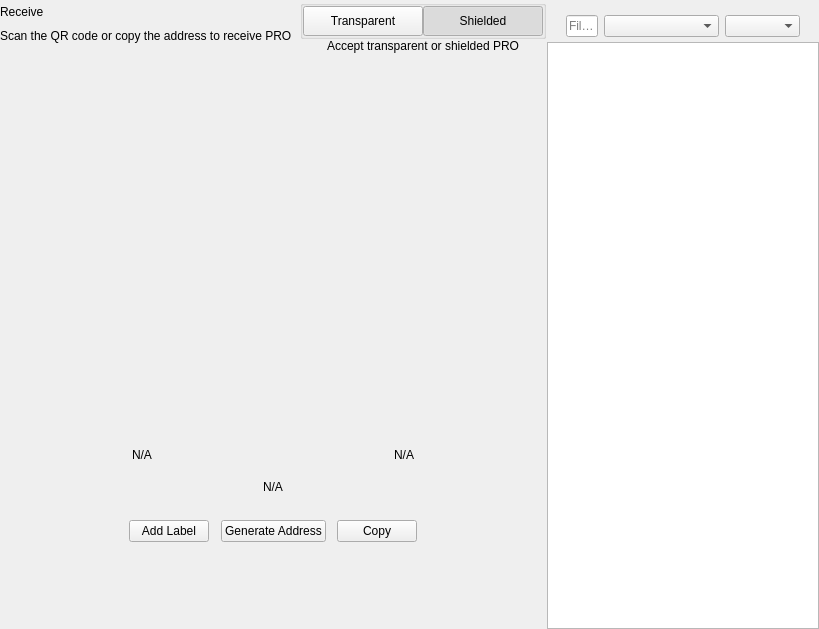
<?xml version="1.0" encoding="UTF-8"?>
<ui version="4.0">
 <class>ReceiveWidget</class>
 <widget class="QWidget" name="ReceiveWidget">
  <property name="geometry">
   <rect>
    <x>0</x>
    <y>0</y>
    <width>819</width>
    <height>629</height>
   </rect>
  </property>
  <property name="minimumSize">
   <size>
    <width>0</width>
    <height>0</height>
   </size>
  </property>
  <property name="windowTitle">
   <string>Form</string>
  </property>
  <layout class="QHBoxLayout" name="horizontalLayout_2" stretch="2,1">
   <property name="spacing">
    <number>0</number>
   </property>
   <property name="leftMargin">
    <number>0</number>
   </property>
   <property name="topMargin">
    <number>0</number>
   </property>
   <property name="rightMargin">
    <number>0</number>
   </property>
   <property name="bottomMargin">
    <number>0</number>
   </property>
   <item>
    <widget class="QWidget" name="left" native="true">
     <layout class="QVBoxLayout" name="verticalLayout_3">
      <property name="leftMargin">
       <number>0</number>
      </property>
      <property name="topMargin">
       <number>0</number>
      </property>
      <property name="rightMargin">
       <number>0</number>
      </property>
      <property name="bottomMargin">
       <number>0</number>
      </property>
      <item>
       <layout class="QVBoxLayout" name="verticalLayout_2">
        <property name="spacing">
         <number>0</number>
        </property>
        <property name="leftMargin">
         <number>0</number>
        </property>
        <item>
         <layout class="QHBoxLayout" name="horizontalLayout_3">
          <property name="spacing">
           <number>0</number>
          </property>
          <item>
           <layout class="QVBoxLayout" name="verticalLayout_4">
            <property name="spacing">
             <number>5</number>
            </property>
            <item>
             <widget class="QLabel" name="labelTitle">
              <property name="text">
               <string>Receive</string>
              </property>
             </widget>
            </item>
            <item alignment="Qt::AlignTop">
             <widget class="QLabel" name="labelSubtitle1">
              <property name="text">
               <string>Scan the QR code or copy the address to receive PRO</string>
              </property>
             </widget>
            </item>
           </layout>
          </item>
          <item>
           <spacer name="horizontalSpacer">
            <property name="orientation">
             <enum>Qt::Horizontal</enum>
            </property>
            <property name="sizeHint" stdset="0">
             <size>
              <width>40</width>
              <height>20</height>
             </size>
            </property>
           </spacer>
          </item>
          <item>
           <widget class="QWidget" name="containerViewPrivacyChecks" native="true">
            <layout class="QVBoxLayout" name="containerPrivacyChecks">
             <property name="spacing">
              <number>0</number>
             </property>
             <property name="leftMargin">
              <number>0</number>
             </property>
             <property name="topMargin">
              <number>0</number>
             </property>
             <property name="rightMargin">
              <number>0</number>
             </property>
             <property name="bottomMargin">
              <number>0</number>
             </property>
             <item alignment="Qt::AlignHCenter|Qt::AlignVCenter">
              <widget class="QGroupBox" name="groupBox">
               <property name="title">
                <string/>
               </property>
               <layout class="QHBoxLayout" name="horizontalLayout_2_1">
                <property name="spacing">
                 <number>0</number>
                </property>
                <property name="leftMargin">
                 <number>0</number>
                </property>
                <property name="topMargin">
                 <number>0</number>
                </property>
                <property name="rightMargin">
                 <number>0</number>
                </property>
                <property name="bottomMargin">
                 <number>0</number>
                </property>
                <item>
                 <widget class="QPushButton" name="pushLeft">
                  <property name="minimumSize">
                   <size>
                    <width>120</width>
                    <height>30</height>
                   </size>
                  </property>
                  <property name="maximumSize">
                   <size>
                    <width>120</width>
                    <height>30</height>
                   </size>
                  </property>
                  <property name="focusPolicy">
                   <enum>Qt::NoFocus</enum>
                  </property>
                  <property name="text">
                   <string>Transparent</string>
                  </property>
                  <property name="checkable">
                   <bool>true</bool>
                  </property>
                  <property name="autoExclusive">
                   <bool>true</bool>
                  </property>
                 </widget>
                </item>
                <item>
                 <widget class="QPushButton" name="pushRight">
                  <property name="minimumSize">
                   <size>
                    <width>120</width>
                    <height>30</height>
                   </size>
                  </property>
                  <property name="maximumSize">
                   <size>
                    <width>120</width>
                    <height>30</height>
                   </size>
                  </property>
                  <property name="focusPolicy">
                   <enum>Qt::NoFocus</enum>
                  </property>
                  <property name="text">
                   <string>Shielded</string>
                  </property>
                  <property name="checkable">
                   <bool>true</bool>
                  </property>
                  <property name="checked">
                   <bool>true</bool>
                  </property>
                  <property name="autoExclusive">
                   <bool>true</bool>
                  </property>
                 </widget>
                </item>
               </layout>
              </widget>
             </item>
             <item alignment="Qt::AlignHCenter|Qt::AlignTop">
              <widget class="QLabel" name="labelSubtitle2">
               <property name="text">
                <string>Accept transparent or shielded PRO</string>
               </property>
               <property name="alignment">
                <set>Qt::AlignRight|Qt::AlignTrailing|Qt::AlignVCenter</set>
               </property>
              </widget>
             </item>
            </layout>
           </widget>
          </item>
         </layout>
        </item>
        <item>
         <spacer name="verticalSpacer_2">
          <property name="orientation">
           <enum>Qt::Vertical</enum>
          </property>
          <property name="sizeType">
           <enum>QSizePolicy::Expanding</enum>
          </property>
          <property name="sizeHint" stdset="0">
           <size>
            <width>20</width>
            <height>50</height>
           </size>
          </property>
         </spacer>
        </item>
        <item alignment="Qt::AlignHCenter">
         <widget class="QWidget" name="layoutQR" native="true">
          <property name="maximumSize">
           <size>
            <width>510</width>
            <height>16777215</height>
           </size>
          </property>
          <layout class="QVBoxLayout" name="verticalLayoutQr">
           <item>
            <spacer name="verticalSpacer11">
             <property name="orientation">
              <enum>Qt::Vertical</enum>
             </property>
             <property name="sizeType">
              <enum>QSizePolicy::Fixed</enum>
             </property>
             <property name="sizeHint" stdset="0">
              <size>
               <width>20</width>
               <height>20</height>
              </size>
             </property>
            </spacer>
           </item>
           <item alignment="Qt::AlignHCenter">
            <widget class="QLabel" name="labelQrImg">
             <property name="minimumSize">
              <size>
               <width>260</width>
               <height>260</height>
              </size>
             </property>
             <property name="maximumSize">
              <size>
               <width>260</width>
               <height>260</height>
              </size>
             </property>
             <property name="text">
              <string/>
             </property>
             <property name="alignment">
              <set>Qt::AlignCenter</set>
             </property>
            </widget>
           </item>
           <item>
            <spacer name="verticalSpacer_21">
             <property name="orientation">
              <enum>Qt::Vertical</enum>
             </property>
             <property name="sizeType">
              <enum>QSizePolicy::Fixed</enum>
             </property>
             <property name="sizeHint" stdset="0">
              <size>
               <width>20</width>
               <height>30</height>
              </size>
             </property>
            </spacer>
           </item>
           <item>
            <widget class="QWidget" name="widget" native="true">
             <property name="minimumSize">
              <size>
               <width>0</width>
               <height>0</height>
              </size>
             </property>
             <layout class="QHBoxLayout" name="horizontalLayout_5">
              <item>
               <widget class="QLabel" name="labelLabel">
                <property name="text">
                 <string notr="true">N/A</string>
                </property>
               </widget>
              </item>
              <item>
               <spacer name="horizontalSpacer_2">
                <property name="orientation">
                 <enum>Qt::Horizontal</enum>
                </property>
                <property name="sizeHint" stdset="0">
                 <size>
                  <width>141</width>
                  <height>20</height>
                 </size>
                </property>
               </spacer>
              </item>
              <item>
               <widget class="QLabel" name="labelDate">
                <property name="text">
                 <string notr="true">N/A</string>
                </property>
                <property name="alignment">
                 <set>Qt::AlignRight|Qt::AlignTrailing|Qt::AlignVCenter</set>
                </property>
               </widget>
              </item>
             </layout>
            </widget>
           </item>
           <item>
            <widget class="QLabel" name="labelAddress">
             <property name="sizePolicy">
              <sizepolicy hsizetype="Expanding" vsizetype="Preferred">
               <horstretch>0</horstretch>
               <verstretch>0</verstretch>
              </sizepolicy>
             </property>
             <property name="minimumSize">
              <size>
               <width>300</width>
               <height>0</height>
              </size>
             </property>
             <property name="text">
              <string notr="true">N/A</string>
             </property>
             <property name="alignment">
              <set>Qt::AlignCenter</set>
             </property>
            </widget>
           </item>
           <item>
            <spacer name="verticalSpacer_4">
             <property name="orientation">
              <enum>Qt::Vertical</enum>
             </property>
             <property name="sizeType">
              <enum>QSizePolicy::Fixed</enum>
             </property>
             <property name="sizeHint" stdset="0">
              <size>
               <width>20</width>
               <height>20</height>
              </size>
             </property>
            </spacer>
           </item>
           <item>
            <layout class="QHBoxLayout" name="horizontalLayout_4">
             <item alignment="Qt::AlignHCenter">
              <widget class="QPushButton" name="pushButtonLabel">
               <property name="focusPolicy">
                <enum>Qt::NoFocus</enum>
               </property>
               <property name="text">
                <string>Add Label</string>
               </property>
              </widget>
             </item>
             <item alignment="Qt::AlignHCenter">
              <widget class="QPushButton" name="pushButtonNewAddress">
               <property name="focusPolicy">
                <enum>Qt::NoFocus</enum>
               </property>
               <property name="text">
                <string>Generate Address</string>
               </property>
              </widget>
             </item>
             <item alignment="Qt::AlignHCenter">
              <widget class="QPushButton" name="pushButtonCopy">
               <property name="focusPolicy">
                <enum>Qt::NoFocus</enum>
               </property>
               <property name="text">
                <string>Copy</string>
               </property>
              </widget>
             </item>
            </layout>
           </item>
           <item>
            <spacer name="verticalSpacer_3">
             <property name="orientation">
              <enum>Qt::Vertical</enum>
             </property>
             <property name="sizeType">
              <enum>QSizePolicy::Expanding</enum>
             </property>
             <property name="sizeHint" stdset="0">
              <size>
               <width>20</width>
               <height>20</height>
              </size>
             </property>
            </spacer>
           </item>
          </layout>
         </widget>
        </item>
        <item>
         <spacer name="verticalSpacer">
          <property name="orientation">
           <enum>Qt::Vertical</enum>
          </property>
          <property name="sizeHint" stdset="0">
           <size>
            <width>20</width>
            <height>40</height>
           </size>
          </property>
         </spacer>
        </item>
       </layout>
      </item>
     </layout>
    </widget>
   </item>
   <item>
    <widget class="QWidget" name="right" native="true">
     <layout class="QVBoxLayout" name="verticalLayout_5">
      <property name="spacing">
       <number>0</number>
      </property>
      <property name="leftMargin">
       <number>1</number>
      </property>
      <property name="topMargin">
       <number>0</number>
      </property>
      <property name="rightMargin">
       <number>0</number>
      </property>
      <property name="bottomMargin">
       <number>0</number>
      </property>
      <item>
       <layout class="QVBoxLayout" name="container_right">
        <property name="spacing">
         <number>0</number>
        </property>
        <property name="leftMargin">
         <number>0</number>
        </property>
        <property name="rightMargin">
         <number>0</number>
        </property>
        <item>
         <layout class="QVBoxLayout" name="verticalLayout">
          <property name="spacing">
           <number>6</number>
          </property>
          <property name="leftMargin">
           <number>19</number>
          </property>
          <property name="rightMargin">
           <number>19</number>
          </property>
          <item>
           <widget class="OptionButton" name="btnRequest" native="true"/>
          </item>
          <item>
           <widget class="OptionButton" name="btnMyAddresses" native="true">
            <property name="sizePolicy">
             <sizepolicy hsizetype="Preferred" vsizetype="Minimum">
              <horstretch>0</horstretch>
              <verstretch>0</verstretch>
             </sizepolicy>
            </property>
           </widget>
          </item>
         </layout>
        </item>
        <item>
         <widget class="QWidget" name="sortWidget" native="true">
          <layout class="QHBoxLayout" name="horizontalLayout_6">
           <property name="leftMargin">
            <number>19</number>
           </property>
           <property name="rightMargin">
            <number>19</number>
           </property>
           <property name="bottomMargin">
            <number>5</number>
           </property>
           <item>
            <widget class="QLineEdit" name="lineEditFilter">
             <property name="sizePolicy">
              <sizepolicy hsizetype="Expanding" vsizetype="Fixed">
               <horstretch>0</horstretch>
               <verstretch>0</verstretch>
              </sizepolicy>
             </property>
             <property name="minimumSize">
              <size>
               <width>0</width>
               <height>0</height>
              </size>
             </property>
             <property name="contextMenuPolicy">
              <enum>Qt::DefaultContextMenu</enum>
             </property>
             <property name="acceptDrops">
              <bool>false</bool>
             </property>
             <property name="maxLength">
              <number>40</number>
             </property>
             <property name="placeholderText">
              <string>Filter</string>
             </property>
            </widget>
           </item>
           <item>
            <spacer name="horizontalSpacer_3">
             <property name="orientation">
              <enum>Qt::Horizontal</enum>
             </property>
             <property name="sizeType">
              <enum>QSizePolicy::Preferred</enum>
             </property>
             <property name="sizeHint" stdset="0">
              <size>
               <width>20</width>
               <height>20</height>
              </size>
             </property>
            </spacer>
           </item>
           <item>
            <widget class="QComboBox" name="comboBoxSort">
             <property name="sizePolicy">
              <sizepolicy hsizetype="Preferred" vsizetype="Fixed">
               <horstretch>0</horstretch>
               <verstretch>0</verstretch>
              </sizepolicy>
             </property>
             <property name="minimumSize">
              <size>
               <width>115</width>
               <height>0</height>
              </size>
             </property>
            </widget>
           </item>
           <item>
            <widget class="QComboBox" name="comboBoxSortOrder">
             <property name="sizePolicy">
              <sizepolicy hsizetype="Preferred" vsizetype="Fixed">
               <horstretch>0</horstretch>
               <verstretch>0</verstretch>
              </sizepolicy>
             </property>
             <property name="minimumSize">
              <size>
               <width>75</width>
               <height>0</height>
              </size>
             </property>
            </widget>
           </item>
          </layout>
          <zorder>comboBoxSort</zorder>
          <zorder>comboBoxSortOrder</zorder>
          <zorder>lineEditFilter</zorder>
         </widget>
        </item>
        <item>
         <widget class="QListView" name="listViewAddress"/>
        </item>
       </layout>
      </item>
     </layout>
    </widget>
   </item>
  </layout>
 </widget>
 <customwidgets>
  <customwidget>
   <class>OptionButton</class>
   <extends>QWidget</extends>
   <header>qt/proton/optionbutton.h</header>
   <container>1</container>
  </customwidget>
 </customwidgets>
 <resources/>
 <connections/>
</ui>
